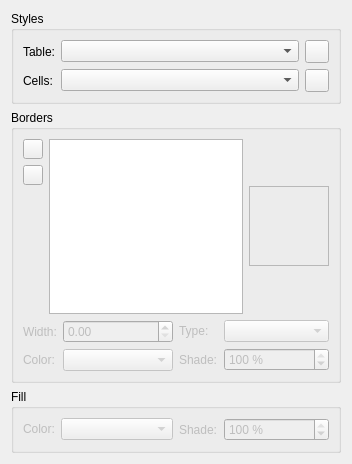
<?xml version="1.0" encoding="UTF-8"?>
<ui version="4.0">
 <class>PropertiesPalette_TableBase</class>
 <widget class="QWidget" name="PropertiesPalette_TableBase">
  <property name="geometry">
   <rect>
    <x>0</x>
    <y>0</y>
    <width>352</width>
    <height>464</height>
   </rect>
  </property>
  <property name="windowTitle">
   <string notr="true">Form</string>
  </property>
  <layout class="QVBoxLayout" name="verticalLayout_2">
   <item>
    <widget class="QGroupBox" name="groupBox">
     <property name="title">
      <string>Styles</string>
     </property>
     <layout class="QGridLayout" name="gridLayout">
      <item row="0" column="0">
       <widget class="QLabel" name="labelTable">
        <property name="text">
         <string>Table:</string>
        </property>
       </widget>
      </item>
      <item row="0" column="1">
       <widget class="TableStyleComboBox" name="tableStyleCombo">
        <property name="sizePolicy">
         <sizepolicy hsizetype="Expanding" vsizetype="Fixed">
          <horstretch>0</horstretch>
          <verstretch>0</verstretch>
         </sizepolicy>
        </property>
        <property name="toolTip">
         <string>Table style of currently selected table</string>
        </property>
       </widget>
      </item>
      <item row="0" column="2">
       <widget class="QToolButton" name="buttonClearTableStyle">
        <property name="toolTip">
         <string>Remove Direct Table Formatting</string>
        </property>
        <property name="text">
         <string/>
        </property>
        <property name="iconSize">
         <size>
          <width>16</width>
          <height>16</height>
         </size>
        </property>
       </widget>
      </item>
      <item row="1" column="0">
       <widget class="QLabel" name="labelCells">
        <property name="text">
         <string>Cells:</string>
        </property>
       </widget>
      </item>
      <item row="1" column="1">
       <widget class="CellStyleComboBox" name="cellStyleCombo">
        <property name="sizePolicy">
         <sizepolicy hsizetype="Expanding" vsizetype="Fixed">
          <horstretch>0</horstretch>
          <verstretch>0</verstretch>
         </sizepolicy>
        </property>
        <property name="toolTip">
         <string>Cell style of currently selected cell</string>
        </property>
       </widget>
      </item>
      <item row="1" column="2">
       <widget class="QToolButton" name="buttonClearCellStyle">
        <property name="toolTip">
         <string>Remove Direct Cell Formatting</string>
        </property>
        <property name="text">
         <string/>
        </property>
        <property name="iconSize">
         <size>
          <width>16</width>
          <height>16</height>
         </size>
        </property>
       </widget>
      </item>
     </layout>
    </widget>
   </item>
   <item>
    <widget class="QGroupBox" name="bordersLayout">
     <property name="title">
      <string>Borders</string>
     </property>
     <property name="alignment">
      <set>Qt::AlignLeading|Qt::AlignLeft|Qt::AlignTop</set>
     </property>
     <layout class="QVBoxLayout" name="verticalLayout">
      <item>
       <layout class="QHBoxLayout" name="bordesLayout1">
        <item>
         <layout class="QVBoxLayout" name="bordersLayout1_1">
          <item>
           <widget class="QPushButton" name="addBorderLineButton">
            <property name="enabled">
             <bool>true</bool>
            </property>
            <property name="sizePolicy">
             <sizepolicy hsizetype="Fixed" vsizetype="Fixed">
              <horstretch>0</horstretch>
              <verstretch>0</verstretch>
             </sizepolicy>
            </property>
            <property name="minimumSize">
             <size>
              <width>20</width>
              <height>20</height>
             </size>
            </property>
            <property name="maximumSize">
             <size>
              <width>20</width>
              <height>20</height>
             </size>
            </property>
            <property name="text">
             <string/>
            </property>
           </widget>
          </item>
          <item>
           <widget class="QPushButton" name="removeBorderLineButton">
            <property name="enabled">
             <bool>true</bool>
            </property>
            <property name="sizePolicy">
             <sizepolicy hsizetype="Fixed" vsizetype="Fixed">
              <horstretch>0</horstretch>
              <verstretch>0</verstretch>
             </sizepolicy>
            </property>
            <property name="minimumSize">
             <size>
              <width>20</width>
              <height>20</height>
             </size>
            </property>
            <property name="maximumSize">
             <size>
              <width>20</width>
              <height>20</height>
             </size>
            </property>
            <property name="text">
             <string/>
            </property>
           </widget>
          </item>
          <item>
           <spacer name="buttonSpacer">
            <property name="orientation">
             <enum>Qt::Vertical</enum>
            </property>
            <property name="sizeHint" stdset="0">
             <size>
              <width>20</width>
              <height>40</height>
             </size>
            </property>
           </spacer>
          </item>
         </layout>
        </item>
        <item>
         <widget class="QListWidget" name="borderLineList">
          <property name="enabled">
           <bool>true</bool>
          </property>
          <property name="sizePolicy">
           <sizepolicy hsizetype="Preferred" vsizetype="Minimum">
            <horstretch>0</horstretch>
            <verstretch>0</verstretch>
           </sizepolicy>
          </property>
          <property name="minimumSize">
           <size>
            <width>0</width>
            <height>50</height>
           </size>
          </property>
         </widget>
        </item>
        <item>
         <widget class="TableSideSelector" name="sideSelector">
          <property name="sizePolicy">
           <sizepolicy hsizetype="Fixed" vsizetype="Fixed">
            <horstretch>0</horstretch>
            <verstretch>0</verstretch>
           </sizepolicy>
          </property>
          <property name="minimumSize">
           <size>
            <width>80</width>
            <height>80</height>
           </size>
          </property>
          <property name="frameShape">
           <enum>QFrame::StyledPanel</enum>
          </property>
          <property name="frameShadow">
           <enum>QFrame::Sunken</enum>
          </property>
         </widget>
        </item>
       </layout>
      </item>
      <item>
       <layout class="QHBoxLayout" name="bordersLayout2" stretch="0,0">
        <item>
         <layout class="QFormLayout" name="bordersLayout2_1">
          <property name="fieldGrowthPolicy">
           <enum>QFormLayout::ExpandingFieldsGrow</enum>
          </property>
          <item row="0" column="0">
           <widget class="QLabel" name="borderLineWidthLabel">
            <property name="enabled">
             <bool>false</bool>
            </property>
            <property name="text">
             <string>Width:</string>
            </property>
            <property name="buddy">
             <cstring>borderLineWidth</cstring>
            </property>
           </widget>
          </item>
          <item row="1" column="0">
           <widget class="QLabel" name="borderLineColorLabel">
            <property name="enabled">
             <bool>false</bool>
            </property>
            <property name="text">
             <string>Color:</string>
            </property>
            <property name="buddy">
             <cstring>borderLineColor</cstring>
            </property>
           </widget>
          </item>
          <item row="1" column="1">
           <widget class="ColorCombo" name="borderLineColor">
            <property name="enabled">
             <bool>false</bool>
            </property>
            <property name="sizePolicy">
             <sizepolicy hsizetype="MinimumExpanding" vsizetype="Fixed">
              <horstretch>0</horstretch>
              <verstretch>0</verstretch>
             </sizepolicy>
            </property>
            <property name="minimumSize">
             <size>
              <width>100</width>
              <height>0</height>
             </size>
            </property>
           </widget>
          </item>
          <item row="0" column="1">
           <widget class="ScrSpinBox" name="borderLineWidth">
            <property name="enabled">
             <bool>false</bool>
            </property>
            <property name="sizePolicy">
             <sizepolicy hsizetype="MinimumExpanding" vsizetype="Fixed">
              <horstretch>0</horstretch>
              <verstretch>0</verstretch>
             </sizepolicy>
            </property>
            <property name="minimumSize">
             <size>
              <width>100</width>
              <height>0</height>
             </size>
            </property>
           </widget>
          </item>
         </layout>
        </item>
        <item>
         <layout class="QFormLayout" name="bordersLayout2_2">
          <item row="0" column="0">
           <widget class="QLabel" name="borderLineStyleLabel">
            <property name="enabled">
             <bool>false</bool>
            </property>
            <property name="text">
             <string>Type:</string>
            </property>
            <property name="buddy">
             <cstring>borderLineStyle</cstring>
            </property>
           </widget>
          </item>
          <item row="0" column="1">
           <widget class="LineCombo" name="borderLineStyle">
            <property name="enabled">
             <bool>false</bool>
            </property>
            <property name="sizePolicy">
             <sizepolicy hsizetype="MinimumExpanding" vsizetype="Fixed">
              <horstretch>0</horstretch>
              <verstretch>0</verstretch>
             </sizepolicy>
            </property>
            <property name="minimumSize">
             <size>
              <width>100</width>
              <height>0</height>
             </size>
            </property>
           </widget>
          </item>
          <item row="1" column="0">
           <widget class="QLabel" name="borderLineShadeLabel">
            <property name="enabled">
             <bool>false</bool>
            </property>
            <property name="text">
             <string>Shade:</string>
            </property>
            <property name="buddy">
             <cstring>borderLineShade</cstring>
            </property>
           </widget>
          </item>
          <item row="1" column="1">
           <widget class="ScrSpinBox" name="borderLineShade">
            <property name="enabled">
             <bool>false</bool>
            </property>
            <property name="sizePolicy">
             <sizepolicy hsizetype="MinimumExpanding" vsizetype="Fixed">
              <horstretch>0</horstretch>
              <verstretch>0</verstretch>
             </sizepolicy>
            </property>
            <property name="minimumSize">
             <size>
              <width>100</width>
              <height>0</height>
             </size>
            </property>
            <property name="suffix">
             <string> %</string>
            </property>
            <property name="decimals">
             <number>0</number>
            </property>
            <property name="maximum">
             <double>100.000000000000000</double>
            </property>
            <property name="value">
             <double>100.000000000000000</double>
            </property>
           </widget>
          </item>
         </layout>
        </item>
       </layout>
      </item>
     </layout>
    </widget>
   </item>
   <item>
    <widget class="QGroupBox" name="fillLayout">
     <property name="title">
      <string>Fill</string>
     </property>
     <layout class="QVBoxLayout" name="verticalLayout_3">
      <item>
       <layout class="QHBoxLayout" name="fillLayout1" stretch="0,0">
        <item>
         <layout class="QFormLayout" name="fillLayout1_1">
          <item row="0" column="0">
           <widget class="QLabel" name="fillColorLabel">
            <property name="enabled">
             <bool>false</bool>
            </property>
            <property name="text">
             <string>Color:</string>
            </property>
           </widget>
          </item>
          <item row="0" column="1">
           <widget class="ColorCombo" name="fillColor">
            <property name="enabled">
             <bool>false</bool>
            </property>
            <property name="sizePolicy">
             <sizepolicy hsizetype="MinimumExpanding" vsizetype="Fixed">
              <horstretch>0</horstretch>
              <verstretch>0</verstretch>
             </sizepolicy>
            </property>
            <property name="minimumSize">
             <size>
              <width>100</width>
              <height>0</height>
             </size>
            </property>
           </widget>
          </item>
         </layout>
        </item>
        <item>
         <layout class="QFormLayout" name="fillLayout1_2">
          <item row="0" column="0">
           <widget class="QLabel" name="fillShadeLabel">
            <property name="enabled">
             <bool>false</bool>
            </property>
            <property name="text">
             <string>Shade:</string>
            </property>
           </widget>
          </item>
          <item row="0" column="1">
           <widget class="ScrSpinBox" name="fillShade">
            <property name="enabled">
             <bool>false</bool>
            </property>
            <property name="sizePolicy">
             <sizepolicy hsizetype="MinimumExpanding" vsizetype="Fixed">
              <horstretch>0</horstretch>
              <verstretch>0</verstretch>
             </sizepolicy>
            </property>
            <property name="minimumSize">
             <size>
              <width>100</width>
              <height>0</height>
             </size>
            </property>
            <property name="suffix">
             <string> %</string>
            </property>
            <property name="decimals">
             <number>0</number>
            </property>
            <property name="maximum">
             <double>100.000000000000000</double>
            </property>
            <property name="value">
             <double>100.000000000000000</double>
            </property>
           </widget>
          </item>
         </layout>
        </item>
       </layout>
      </item>
     </layout>
    </widget>
   </item>
  </layout>
 </widget>
 <customwidgets>
  <customwidget>
   <class>TableSideSelector</class>
   <extends>QFrame</extends>
   <header>ui/tablesideselector.h</header>
   <container>1</container>
  </customwidget>
  <customwidget>
   <class>LineCombo</class>
   <extends>QComboBox</extends>
   <header>ui/linecombo.h</header>
  </customwidget>
  <customwidget>
   <class>ColorCombo</class>
   <extends>QComboBox</extends>
   <header>ui/colorcombo.h</header>
  </customwidget>
  <customwidget>
   <class>ScrSpinBox</class>
   <extends>QDoubleSpinBox</extends>
   <header>ui/scrspinbox.h</header>
  </customwidget>
  <customwidget>
   <class>TableStyleComboBox</class>
   <extends>QComboBox</extends>
   <header>ui/spalette.h</header>
  </customwidget>
  <customwidget>
   <class>CellStyleComboBox</class>
   <extends>QComboBox</extends>
   <header>ui/spalette.h</header>
  </customwidget>
 </customwidgets>
 <resources/>
 <connections/>
</ui>
